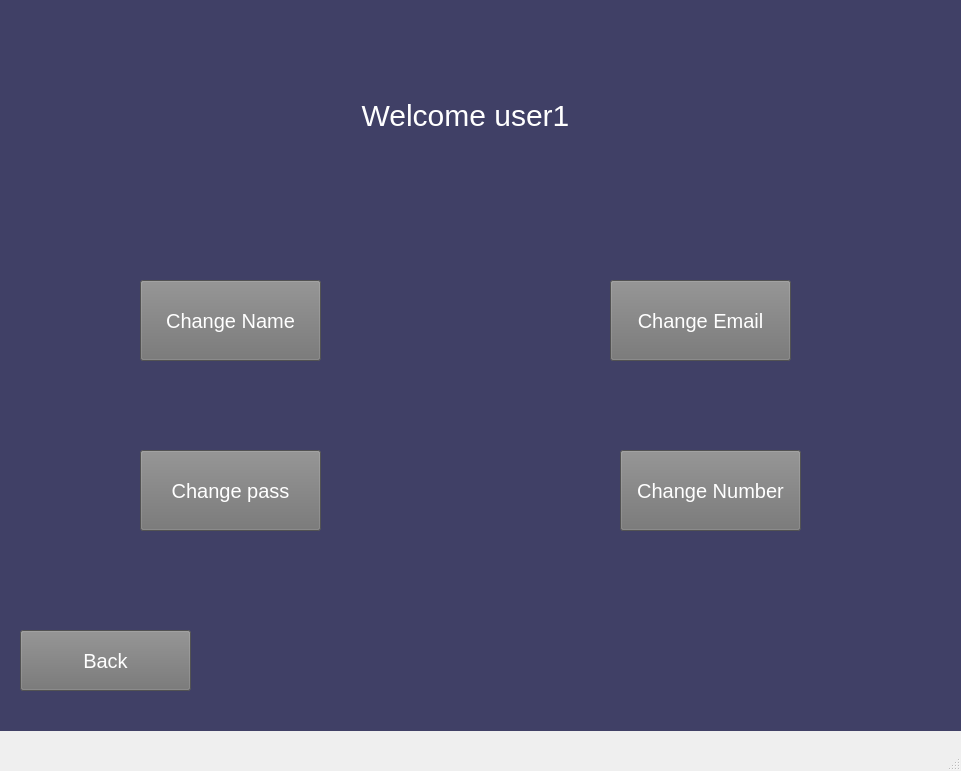
<?xml version="1.0" encoding="UTF-8"?>
<ui version="4.0">
 <class>MainWindow</class>
 <widget class="QMainWindow" name="MainWindow">
  <property name="geometry">
   <rect>
    <x>0</x>
    <y>0</y>
    <width>961</width>
    <height>771</height>
   </rect>
  </property>
  <property name="windowTitle">
   <string>MainWindow</string>
  </property>
  <widget class="QWidget" name="centralwidget">
   <widget class="QWidget" name="widget" native="true">
    <property name="geometry">
     <rect>
      <x>0</x>
      <y>-30</y>
      <width>971</width>
      <height>761</height>
     </rect>
    </property>
    <property name="styleSheet">
     <string notr="true">background-color:#404066;</string>
    </property>
    <widget class="QLabel" name="label">
     <property name="geometry">
      <rect>
       <x>320</x>
       <y>110</y>
       <width>291</width>
       <height>71</height>
      </rect>
     </property>
     <property name="styleSheet">
      <string notr="true">font:30px ; 
color: white;</string>
     </property>
     <property name="text">
      <string>Welcome user1</string>
     </property>
     <property name="alignment">
      <set>Qt::AlignCenter</set>
     </property>
    </widget>
    <widget class="QPushButton" name="Change_Name_B">
     <property name="geometry">
      <rect>
       <x>140</x>
       <y>310</y>
       <width>181</width>
       <height>81</height>
      </rect>
     </property>
     <property name="styleSheet">
      <string notr="true">font:20px ; 
background-color: rgb(115, 115, 115);
color: white;</string>
     </property>
     <property name="text">
      <string>Change Name</string>
     </property>
    </widget>
    <widget class="QPushButton" name="Change_Email_B">
     <property name="geometry">
      <rect>
       <x>610</x>
       <y>310</y>
       <width>181</width>
       <height>81</height>
      </rect>
     </property>
     <property name="styleSheet">
      <string notr="true">font:20px ; 
background-color: rgb(115, 115, 115);
color: white;</string>
     </property>
     <property name="text">
      <string>Change Email</string>
     </property>
    </widget>
    <widget class="QPushButton" name="Change_Number_B">
     <property name="geometry">
      <rect>
       <x>620</x>
       <y>480</y>
       <width>181</width>
       <height>81</height>
      </rect>
     </property>
     <property name="styleSheet">
      <string notr="true">font:20px ; 
background-color: rgb(115, 115, 115);
color: white;</string>
     </property>
     <property name="text">
      <string>Change Number</string>
     </property>
    </widget>
    <widget class="QPushButton" name="Change_Pass_B">
     <property name="geometry">
      <rect>
       <x>140</x>
       <y>480</y>
       <width>181</width>
       <height>81</height>
      </rect>
     </property>
     <property name="styleSheet">
      <string notr="true">font:20px ; 
background-color: rgb(115, 115, 115);
color: white;</string>
     </property>
     <property name="text">
      <string>Change pass</string>
     </property>
    </widget>
    <widget class="QPushButton" name="Back_To_Actions_B">
     <property name="geometry">
      <rect>
       <x>20</x>
       <y>660</y>
       <width>171</width>
       <height>61</height>
      </rect>
     </property>
     <property name="styleSheet">
      <string notr="true">font:20px ; 
background-color: rgb(115, 115, 115);
color: white;</string>
     </property>
     <property name="text">
      <string>Back</string>
     </property>
    </widget>
   </widget>
  </widget>
  <widget class="QMenuBar" name="menubar">
   <property name="geometry">
    <rect>
     <x>0</x>
     <y>0</y>
     <width>961</width>
     <height>21</height>
    </rect>
   </property>
  </widget>
  <widget class="QStatusBar" name="statusbar"/>
 </widget>
 <resources/>
 <connections/>
</ui>
